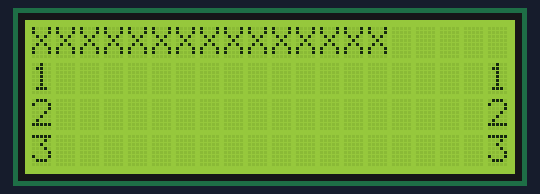
Simulated run of this sketch. Board: Arduino Mega 2560, built with avr-gcc and run on an emulated ATmega2560. On the bench: 20×4 character LCD. What the sketch prints to the serial monitor is not drawn.

Above: at 0.2 s.
At 5.2 s:
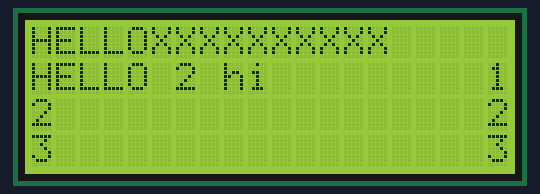
At 12.3 s:
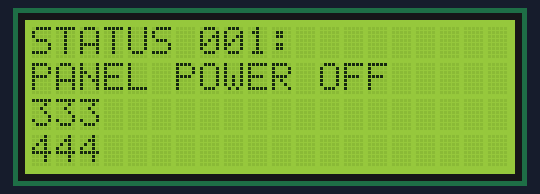

Measured:
- what the display in image 0 shows lasts 5.1 s, from 0.1 s to 5.2 s
- what the display in image 1 shows lasts 7.1 s, from 5.2 s to 12.3 s

The sketch:

main.ino
```cpp
#include <Arduino.h>


#include <Wire.h>
#include <LiquidCrystal_I2C.h>

	LiquidCrystal_I2C lcd(0x27,2,1,0,4,5,6,7);

	struct lcdData {
		char line1[20];
		char line2[20];
		char line3[20];
		char line4[20];
	};

	int lcdStatus = 0;
	int lcdSetStatus(int statusNumber);
	int lcdWrite(lcdData d);
	void lcdClear();
	void lcdStart();
	void lp(int x, int y);

	const int lcdDelay = 2;

	lcdData lcd_999 = {"WELCOME", "Version:","VERSION","By Matt Stetson"};
	lcdData lcd_001 = {"STATUS 001: ","PANEL POWER OFF","333","444"};

/*
	char* lcd_000[] = {
		"WELCOME",
		"Version:",
		" ",
		"By Matt Stetson"
	};
	char* lcd_001[] = {
		"STATUS 001:",
		"PANEL POWER OFF",
		" ",
		" "
	};
	char* lcd_002[] = {
		"STATUS 002:",
		"SWITCH TO AUTO",
		" ",
		" "
	};
*/

void setup() {
	Serial.begin(9600);
	lcd.begin(20,4);
	lcd.setBacklightPin(3,POSITIVE);
	lcd.setBacklight(HIGH);
	//lcd.home();

	lcdStart();
	delay(5000);
	lcd.setCursor(0,0);
	lcd.print("HELLO");
	lcd.setCursor(0,1);
	lcd.print("HELLO 2 hi");
	delay(2000);
	lcdSetStatus(000);
	delay(5000);
	lcdSetStatus(001);
	Serial.println("complete.");
}

void loop() {

}


int lcdSetStatus(int statusNumber) {
	if(statusNumber == lcdStatus) {
		return 0;
	}

	switch(statusNumber) {
		case 001:
			lcdWrite(lcd_001);
			break;
		case 999:
			lcdWrite(lcd_999);
			break;
		default:
			return -1;
			break;
	}
	return 1;
}

int lcdWrite(lcdData d) {
	lcd.setCursor(0,0);
	lcd.print("                    ");
	lcd.setCursor(0,0);
	lcd.print(d.line1);
	lcd.setCursor(0,1);
	lcd.print("                    ");
	lcd.setCursor(0,1);
	lcd.print(d.line2);
	lcd.setCursor(0,2);
	lcd.print("                    ");
	lcd.setCursor(0,2);
	lcd.print(d.line3);
	lcd.setCursor(0,3);
	lcd.print("                    ");
	lcd.setCursor(0,3);
	lcd.print(d.line4);
	Serial.println("status printed: ");
	//Serial.print(status);

	return 1;
}

void lcdClear() {
	lcd.setCursor(0,0);

}

void lcdStart() {
	lcd.setCursor(0,0);
	lcd.print("XXXXXXXXXXXXXXX");
	delay(2);
	lcd.setCursor(0,1);
	lcd.print("1                  1");
	delay(2);
	lcd.setCursor(0,2);
	lcd.print("2                  2");
	delay(2);
	lcd.setCursor(0,3);
	lcd.print("3                  3");
	delay(2);
}


void lp(int x,int y) {
	lcd.setCursor(x,y);
}
```
